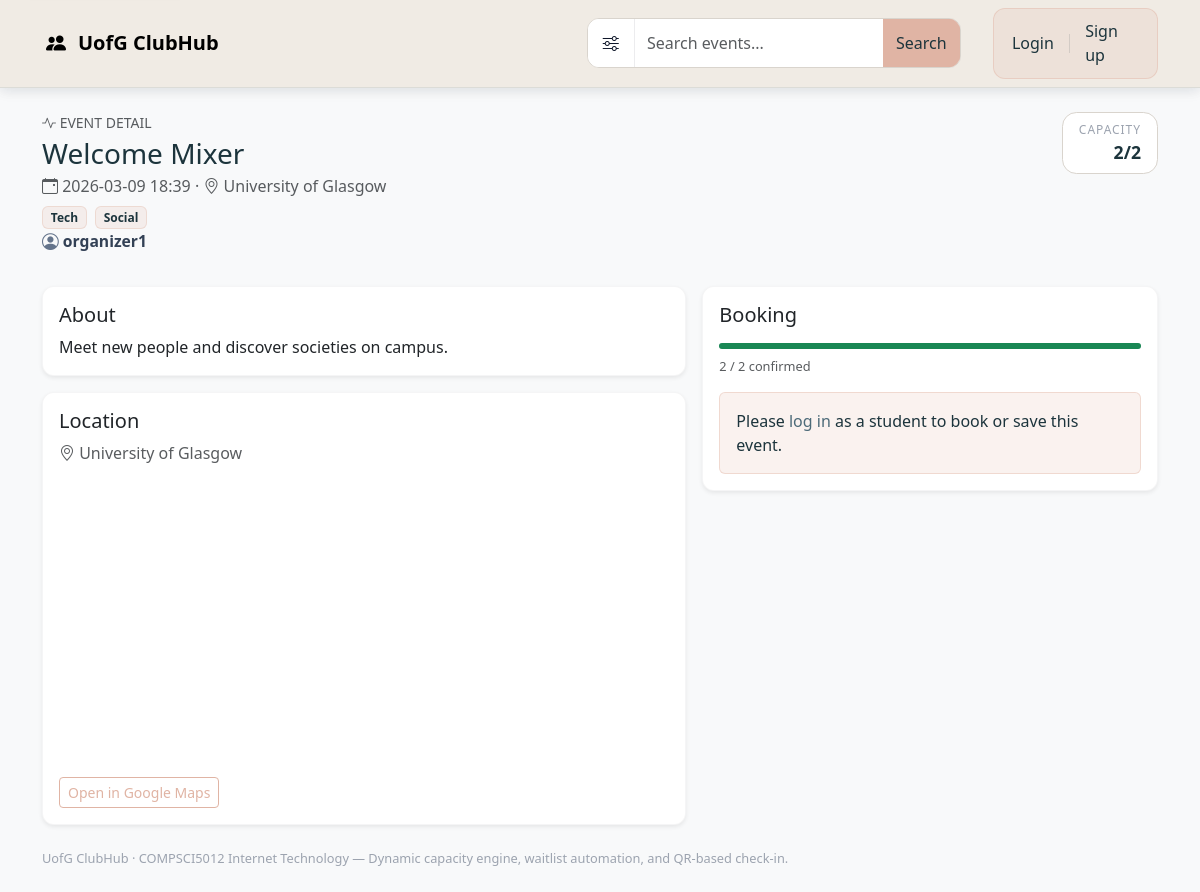
The app's page /events/1/ with its own data.
### events/models.py (models this page shows, shortened)
class Event(models.Model):
    organizer = models.ForeignKey(
        "accounts.OrganizerProfile", on_delete=models.CASCADE, related_name="events"
    )
    title = models.CharField(max_length=200)
    description = models.TextField(blank=True)
    cover_image = models.ImageField(upload_to="event_covers/",blank=True,null=True)
    start_at = models.DateTimeField()
    capacity = models.PositiveIntegerField()
    location_name = models.CharField(max_length=200, blank=True)
    latitude = models.DecimalField(max_digits=9, decimal_places=6, null=True, blank=True)
    longitude = models.DecimalField(max_digits=9, decimal_places=6, null=True, blank=True)
    tags = models.ManyToManyField(Tag, blank=True, related_name="events")
    created_at = models.DateTimeField(auto_now_add=True)
    class Meta:
        ordering = ["start_at", "id"]

class Tag(models.Model):
    name = models.CharField(max_length=50, unique=True)

### accounts/models.py (models this page shows, shortened)
class OrganizerProfile(models.Model):
    user = models.OneToOneField(
        settings.AUTH_USER_MODEL,
        on_delete=models.CASCADE,
        related_name="organizer_profile",
    )

### events/views.py (the view, shortened to what this page needs)
# urls.py: path("events/<int:event_id>/", views.event_detail, name="event_detail"),
def event_detail(request, event_id: int):
    event = get_object_or_404(
        Event.objects.select_related("organizer__user").prefetch_related("tags"),
        pk=event_id,
    )
    confirmed_count = Ticket.objects.filter(
        event=event, status=Ticket.Status.CONFIRMED
    ).count()
    capacity_available = confirmed_count < event.capacity
    student_ticket = None
    is_favorited = False
    is_following_organizer = False
    return render(
        request,
        "events/event_detail.html",
        {
            "event": event,
            "confirmed_count": confirmed_count,
            "capacity_available": capacity_available,
            "student_ticket": student_ticket,
            "is_favorited": is_favorited,
            "is_following_organizer": is_following_organizer,
            "GOOGLE_MAPS_API_KEY": settings.GOOGLE_MAPS_API_KEY,
        },
    )

### clubhub/context_processors.py (called while the page is built)
def google_maps(request):
    return {
        "GOOGLE_MAPS_API_KEY": getattr(settings, "GOOGLE_MAPS_API_KEY", ""),
        "GOOGLE_MAPS_MAP_ID": getattr(settings, "GOOGLE_MAPS_MAP_ID", "DEMO_MAP_ID"),
    }

### templates/events/event_detail.html (shortened to what this page needs)
{% extends "base.html" %}
{% load roles %}
{% block content %}
  <div class="d-flex justify-content-between align-items-start gap-3 flex-wrap mb-3">
    <div>
      <p class="small text-uppercase text-muted mb-1">
        <i class="bi bi-activity" aria-hidden="true"></i>
        Event detail
      </p>
      <h1 class="h3 mb-1">{{ event.title }}</h1>
      <div class="text-muted">
        <i class="bi bi-calendar-event" aria-hidden="true"></i>
        {{ event.start_at|date:"Y-m-d H:i" }}
        {% if event.location_name %} · <i class="bi bi-geo-alt" aria-hidden="true"></i> {{ event.location_name }}{% endif %}
      </div>
      <div class="mt-2 d-flex flex-wrap gap-2">
        {% for t in event.tags.all %}
          <span class="badge badge-tag">{{ t.name }}</span>
        {% empty %}
          <span class="badge text-bg-light text-muted">No tags</span>
        {% endfor %}
      </div>
      <div class="d-flex align-items-center gap-2 mb-3">
        <div class="event-organizer mb-0 border-0 p-0">
          <i class="bi bi-person-circle" aria-hidden="true"></i>
          <span class="ms-1">{{ event.organizer.user.username }}</span>
        </div>
      </div>
    </div>
    <div class="text-end">
      <div class="stat-card px-3 py-2">
        <div class="stat-card-label">Capacity</div>
        <div class="stat-card-value">{{ confirmed_count }}/{{ event.capacity }}</div>
      </div>
    </div>
  </div>
  <div class="row g-3">
  <div class="col-12 col-lg-7">
    <div class="card shadow-sm card-hover">
      <div class="card-body">
        <h2 class="h5">About</h2>
        <p class="mb-0">{{ event.description|default:"(No description)"|linebreaksbr }}</p>
      </div>
    </div>
    <div class="card shadow-sm card-hover mt-3">
  <div class="card-body">
    <h2 class="h5">Location</h2>
    {% if event.location_name %}
      <p class="text-muted mb-3">
        <i class="bi bi-geo-alt"></i>
        {{ event.location_name }}
      </p>
    {% endif %}
    {% if event.latitude and event.longitude %}
      <div id="event-detail-map"
        data-lat="{{ event.latitude }}"
        data-lng="{{ event.longitude }}"
        style="width: 100%; height: 280px; border-radius: 0.5rem;">
      </div>
      <div class="mt-3">
        <a
          href="https://www.google.com/maps?q={{ event.latitude }},{{ event.longitude }}"
          target="_blank"
          class="btn btn-outline-primary btn-sm">
          Open in Google Maps
        </a>
      </div>
    {% else %}
      <p class="text-muted mb-0">No map available.</p>
    {% endif %}
  </div>
    </div>
  </div>
  <div class="col-12 col-lg-5">
    <div class="card shadow-sm card-hover">
      <div class="card-body">
        <h2 class="h5 mb-3">Booking</h2>
        {% with used=confirmed_count total=event.capacity %}
          {% if total %}
            {% widthratio used total 100 as pct %}
            <div class="progress event-progress mb-2"
                  role="img"
                  aria-label="Capacity: {{ confirmed_count }} of {{ event.capacity }} places filled">
                <div
                  class="progress-bar {% if pct >= 80 %}bg-danger{% elif pct >= 50 %}bg-warning{% else %}bg-success{% endif %}"
                  role="progressbar"
                  style="width: {{ pct }}%;"
                  aria-valuenow="{{ pct }}"
                  aria-valuemin="0"
                  aria-valuemax="100"
                  aria-label="{{ confirmed_count }} of {{ event.capacity }} places confirmed"
                ></div>
              </div>
          {% endif %}
        {% endwith %}
        <div class="small text-muted mb-3">
          {{ confirmed_count }} / {{ event.capacity }} confirmed
        </div>
        {% if user.is_authenticated and user|user_is_student %}
          {% if student_ticket %}
            {% if student_ticket.status == "confirmed" %}
              <div class="alert alert-success mb-3" role="alert">
                Your booking is confirmed.
              </div>
            {% elif student_ticket.status == "waitlisted" %}
              <div class="alert alert-warning mb-3" role="alert">
                You are currently on the waitlist.
              </div>
            {% endif %}
            <form method="post" action="{% url 'cancel_ticket' student_ticket.id %}">
              {% csrf_token %}
              <button type="submit" class="btn btn-outline-danger w-100">Cancel booking</button>
            </form>
          {% else %}
            <form method="post" action="{% url 'book_event' event.id %}">
              {% csrf_token %}
              <button type="submit" class="btn btn-primary w-100">
                {% if capacity_available %}Book now{% else %}Join waitlist{% endif %}
              </button>
            </form>
          {% endif %}
          <div class="mt-2">
  <button
    id="favorite-btn"
    type="button"
    class="btn w-100 {% if is_favorited %}btn-dark{% else %}btn-outline-dark{% endif %}"
    data-url="{% url 'toggle_favorite' event.id %}"
    data-favorited="{% if is_favorited %}1{% else %}0{% endif %}"
    aria-pressed="{% if is_favorited %}true{% else %}false{% endif %}"
    aria-label="{% if is_favorited %}Remove from favorites{% else %}Add to favorites{% endif %}"
  >
    <i class="bi {% if is_favorited %}bi-heart-fill{% else %}bi-heart{% endif %} me-1" aria-hidden="true"></i>
    <span id="favorite-btn-label">{% if is_favorited %}Favorited{% else %}Add to favorites{% endif %}</span>
  </button>
  <div
    id="favorite-toast"
    class="alert alert-info py-1 px-2 mt-2 small d-none"
    role="status"
    aria-live="polite"
    aria-atomic="true"
  ></div>
          </div>
        {% elif not user.is_authenticated %}
          <div class="alert alert-info mb-0" role="alert">
            Please <a href="{% url 'login' %}">log in</a> as a student to book or save this event.
          </div>
        {% endif %}
      </div>
    </div>
  </div>
  </div>
{% endblock %}

### static/clubhub/app.css (style rules this page uses)
:root { --ch-primary: #1c343c; --ch-primary-soft: rgba(28, 52, 60, 0.12); --ch-secondary: #4c6a78; --ch-secondary-soft: rgba(76, 106, 120, 0.14); --ch-accent: #E0B4A4; --ch-accent-hover: #d39f8d; --ch-accent-soft: rgba(224, 180, 164, 0.18); --ch-bg: #f0ebe4; --ch-surface: #ffffff; --ch-surface-muted: #f7f4ef; --ch-muted: #a7b3b2; --ch-text: #1c343c; --ch-text-soft: #4c6a78; --ch-border: #d9d4cd; --ch-shadow: 0 10px 28px rgba(28, 52, 60, 0.08); --ch-search-height: 48px; }
html, body { min-height: 100vh; display: flex; flex-direction: column; color: var(--ch-text); background: var(--ch-bg); }
.btn-outline-primary { color: var(--ch-accent); border-color: var(--ch-accent); }
.alert-info { background-color: var(--ch-accent-soft); border-color: rgba(224, 180, 164, 0.4); color: var(--ch-primary); }
a { color: var(--ch-secondary); text-decoration: none; }
body { color: var(--ch-text); background: var(--ch-bg); }
.card-hover { border-radius: 1rem; transition: transform 120ms ease, box-shadow 120ms ease, border-color 120ms ease; border-color: rgba(15, 23, 42, 0.04); background-color: var(--ch-surface); }
.badge-tag { background: var(--ch-accent-soft); color: var(--ch-primary); border: 1px solid rgba(224, 180, 164, 0.35); }
.stat-card { border-radius: 0.9rem; background: var(--ch-surface); color: var(--ch-text); border: 1px solid var(--ch-border); }
.stat-card-label { font-size: 0.75rem; text-transform: uppercase; letter-spacing: 0.08em; color: #9ca3af; }
.stat-card-value { font-size: 1.1rem; font-weight: 600; }
.card { border-radius: 12px; overflow: hidden; }
.card { transition: transform 0.2s ease, box-shadow 0.2s ease; }
.event-progress { height: 6px; border-radius: 4px; background-color: #e9ecef; }
.event-progress .progress-bar { background-color: var(--ch-accent); }
.card-body .small { font-size: 0.8rem; }
body { scroll-padding-top: 9rem; }
.event-organizer { display: flex; align-items: center; font-size: 0.98rem; font-weight: 600; color: #334155; border-top: 1px solid rgba(15, 23, 42, 0.08); }
.event-organizer i { flex-shrink: 0; font-size: 1.05rem; color: #64748b; }

### records on screen
Event: title "Welcome Mixer", start_at "2026-03-09 18:39", location_name "University of Glasgow", organizer.user.username "organizer1", capacity "2", description "Meet new people and discover societies on campus."
Tag: name "Tech"
Tag: name "Social"

### other values on screen
{{ confirmed_count }} "2"
